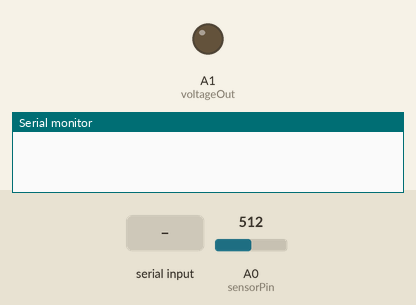
This sketch was run on a simulated Arduino Uno, built with avr-gcc and run on an emulated ATmega328P. On the bench: output pins drawn as LEDs (lit = HIGH), the last lines printed to the serial monitor. Inputs (shaded band) come from the test bench; at power-on: A0 (sensorPin) = 512.

Above: at 1.2 s.
1.3 s: "D" received over Serial
At 2.5 s:
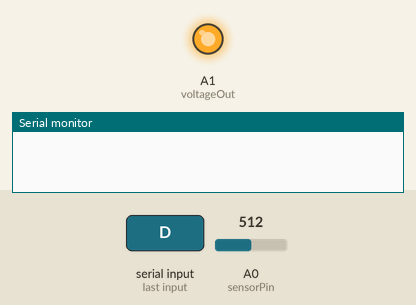
2.8 s: A0 (sensorPin) set to 0
At 4.0 s:
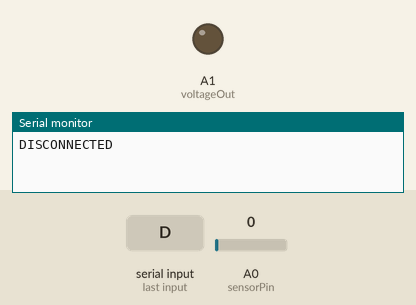
Timing chart, 0 to 5.8 s (numbered marks = the images above; inputs shaded):
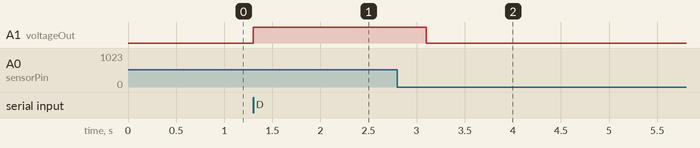

Measured:
- after the input at 1.3 s, A1 (voltageOut): LOW → HIGH at once
- after the input at 2.8 s, A1 (voltageOut): HIGH → LOW after 0.30 s

The sketch:

serialComm.ino
```cpp
char receivedChar = ' ';
int sensorPin = A0;
int voltageOut = A1;
int sensorValue = 0;

#if defined(ARDUINO_SAMD_ZERO) && defined(SERIAL_PORT_USBVIRTUAL)
  // Required for Serial on Zero based boards
  #define Serial SERIAL_PORT_USBVIRTUAL
#endif

void setup() {
  // put your setup code here, to run once:
  Serial.begin(115200);
  pinMode(voltageOut, OUTPUT);
  pinMode(sensorPin, INPUT);
}

void loop() {
  // put your main code here, to run repeatedly:
  boolean connect;
  int procNumber = 0;
  procNumber = verifyCOM();

  if (procNumber == 2){
    disconnectCheck();
  }

}

void disconnectCheck(){
  int timeCheck = 0; // needs to be disconnected for 300ms
  boolean connect = true;
  digitalWrite(voltageOut, HIGH);
  while (timeCheck < 3){
    sensorValue = analogRead(sensorPin);  // read analog voltage
    // Serial.println("C");  // let python code know that the microcontroller is still reading a signal
    if (sensorValue == 0){
      timeCheck++;
      delay(100);
    }
  }
  digitalWrite(voltageOut, LOW);
  Serial.println("DISCONNECTED");  // let python code know that the electrical contacts have disconnected

}

int verifyCOM(){
  int procNum = 0;  // 1 means doing handshake verification with python, 2 means checking for rail contact being disconnected

  if (Serial.available() > 0){
    receivedChar = Serial.read();
    if (receivedChar == 'R'){ // R for rail system microcontroller
      Serial.print("R here \n");
      procNum = 1;
    }
    else if (receivedChar == 'D'){  // D to check if disconnected
      procNum = 2;
    }
  }
  return procNum;
}
```
